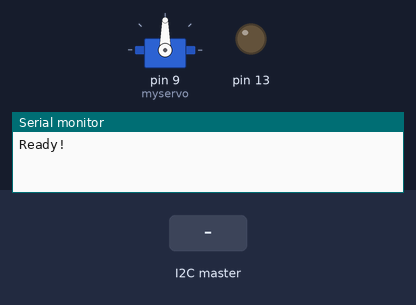
The sketch below on a simulated Arduino Uno, built with avr-gcc and run on an emulated ATmega328P. On the bench: servo, output pins drawn as LEDs (lit = HIGH), the last lines printed to the serial monitor. The test bench sets the inputs (shaded band).

Above: at 1.2 s.
1.3 s: the I2C master sends the byte 2
At 1.45 s:
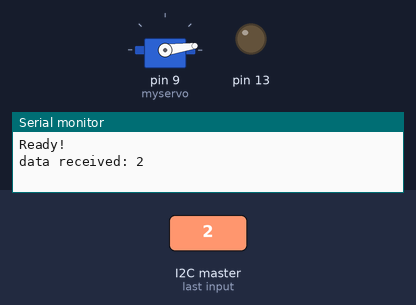
4.3 s: the I2C master sends the byte 1
At 4.46 s:
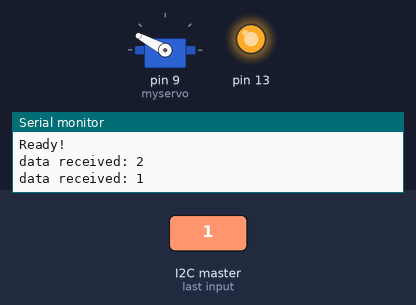
At 7.1 s:
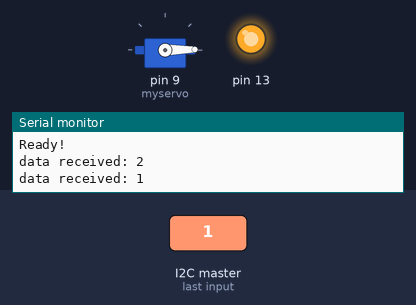
7.3 s: the I2C master sends the byte 2
Timing chart, 0 to 14.3 s (numbered marks = the images above; inputs shaded):
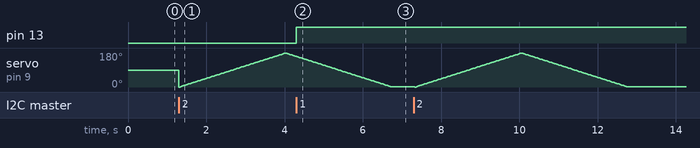

Measured:
- after the input at 4.3 s, pin 13: LOW → HIGH at once

The sketch:

Arduino_I2C_Test_Code.ino
```cpp
#include <Wire.h>
#include <Servo.h>
#include <string.h>
#define SLAVE_ADDRESS 0x04

Servo myservo;

int number = 0;
String str;
int state = 0;
int pos = 0;
boolean moveServo = false;

void setup() {
  pinMode(13, OUTPUT);
  myservo.attach(9);
  Serial.begin(9600); // start serial for output
  // initialize i2c as slave
  Wire.begin(SLAVE_ADDRESS);
  // define callbacks for i2c communication
  Wire.onReceive(receiveData);
  Wire.onRequest(sendData);

  Serial.println("Ready!");
}

void loop() {
  delay(100);
  // The servo sweep has to be in the loop() area for it to function correctly. I added a run condition for the servor sweep that is toggled by the Python Script
  // From my understanding the receive data event is inside interrupt serving which doesn't allow further interrupts to take place until you're out of the receiveData function.
  if (moveServo) {
        for(pos = 0; pos < 180; pos += 1)   //Basic 180 degree servo sweep
      {
        myservo.write(pos);
        delay(15);
      }
      for(pos = 180; pos>=1; pos-=1)
      {
        myservo.write(pos);
        delay(15);                       // End sweep
      }
      moveServo = 0;
  }
}

// callback for received data
void receiveData(int byteCount){
  while(Wire.available()) {
    number = Wire.read();
    Serial.print("data received: ");
    Serial.println(number);
    //Serial.println(str);

    // If input from python script input is 1.
    if (number == 1){
      if (state == 0){
        digitalWrite(13, HIGH); // set the LED on
        state = 1;
      }
      else{
        digitalWrite(13, LOW); // set the LED off
        state = 0;
      }
    }
    // If input from the python script input is 2.
    else if(number == 2) {
      // Changes start condition for the for loop of moving the servo
      moveServo = true;
    }
  }
}

// callback for sending data
void sendData(){
  Wire.write(number);
}
```
